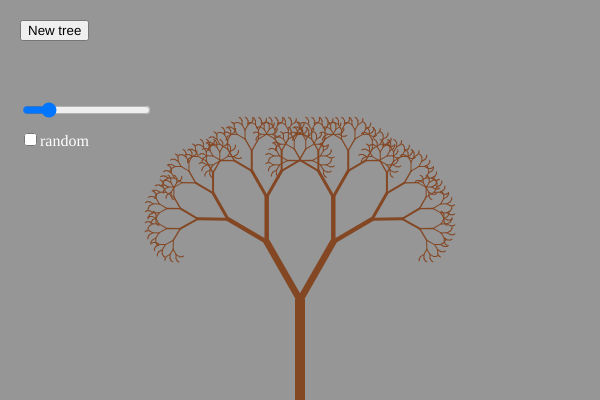
Frame 1 (no input)
Frame 60 (no input): identical to frame 1, image omitted
Frame 120 (the mouse pressed at the canvas centre since frame 60): identical to frame 1, image omitted

The p5.js sketch that drew this single still picture (run headless with seeded random() and noise() and a simulated clock; from frame 60 on, the mouse is pressed at the canvas centre):

// p5.js sketch
// ── sketch.js
let angle = 0;
let slider;
let isRandom = true;
let checkBox;
let button;

function setup() {   
  canvas = createCanvas(600, 400);
  graphic = createGraphics(width, height);
  document.body.style.color = "#fff";
  slider = createSlider(0,PI,PI/6,0.01);
  slider.position(20,100);
  slider.changed(drawTree);
  checkBox = createCheckbox('random', false);
  checkBox.position(20,130);
  checkBox.changed(drawTree);
  button = createButton("New tree");
  button.position(20,20);
  button.mousePressed(drawTree);

  graphic.translate(width/2,height);
  drawTree();
} 

function drawTree() {
  angle = slider.value();
  isRandom = checkBox.checked();
  graphic.background(150);
  const gb = random()*50;
  graphic.stroke(100+random()*155,gb*2,gb);
  branch(100);
}

function draw() { 
  image(graphic,0,0);
}

function branch(len) {
  graphic.strokeWeight(Math.max(1,len/10));
  graphic.line(0,0, 0, -len);
  graphic.push();
  graphic.translate(0,-len);
  graphic.push();
  graphic.rotate(angle);
  if( len > 5 ) {
    const newLen = isRandom ? len*random(1) : len*0.67;
    branch(newLen);
  }
  graphic.pop();
  graphic.push();
  graphic.rotate(-angle);
  if( len > 2 ) {
    const newLen = isRandom ? len*random(1) : len*0.67;
    branch(newLen);
  }
  graphic.pop();
  graphic.pop();
}
